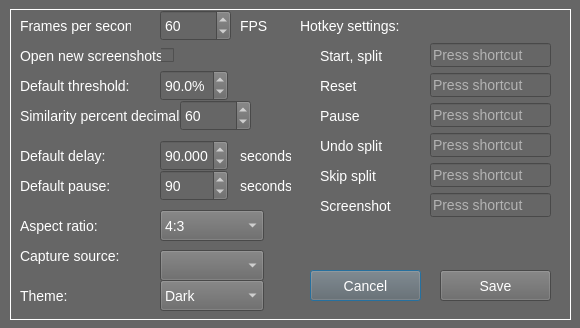
<?xml version="1.0" encoding="UTF-8"?>
<ui version="4.0">
 <class>Dialog</class>
 <widget class="QDialog" name="Dialog">
  <property name="geometry">
   <rect>
    <x>0</x>
    <y>0</y>
    <width>580</width>
    <height>328</height>
   </rect>
  </property>
  <property name="windowTitle">
   <string>Dialog</string>
  </property>
  <property name="styleSheet">
   <string notr="true">* {
    font-family: &quot;Gill Sans&quot;, sans;
    font-size: 14px;
    color: white;
    background-color: #666666
;
}
</string>
  </property>
  <widget class="QLabel" name="fps_label">
   <property name="geometry">
    <rect>
     <x>20</x>
     <y>10</y>
     <width>111</width>
     <height>31</height>
    </rect>
   </property>
   <property name="toolTip">
    <string>Read this many frames per second from video source</string>
   </property>
   <property name="styleSheet">
    <string notr="true">* {
	background-color: transparent;
}
</string>
   </property>
   <property name="text">
    <string>Frames per second:</string>
   </property>
  </widget>
  <widget class="QSpinBox" name="fps_spinbox">
   <property name="geometry">
    <rect>
     <x>160</x>
     <y>10</y>
     <width>71</width>
     <height>31</height>
    </rect>
   </property>
   <property name="toolTip">
    <string/>
   </property>
   <property name="minimum">
    <number>1</number>
   </property>
   <property name="maximum">
    <number>1000</number>
   </property>
   <property name="value">
    <number>60</number>
   </property>
  </widget>
  <widget class="QCheckBox" name="open_screenshots_checkbox">
   <property name="geometry">
    <rect>
     <x>160</x>
     <y>40</y>
     <width>61</width>
     <height>31</height>
    </rect>
   </property>
   <property name="toolTip">
    <string/>
   </property>
   <property name="text">
    <string/>
   </property>
  </widget>
  <widget class="QLabel" name="open_screenshots_label">
   <property name="geometry">
    <rect>
     <x>20</x>
     <y>40</y>
     <width>141</width>
     <height>31</height>
    </rect>
   </property>
   <property name="toolTip">
    <string>When enabled, opens screenshots with the system's default photo viewer</string>
   </property>
   <property name="text">
    <string>Open new screenshots:</string>
   </property>
  </widget>
  <widget class="QLabel" name="default_threshold_label">
   <property name="geometry">
    <rect>
     <x>20</x>
     <y>70</y>
     <width>161</width>
     <height>31</height>
    </rect>
   </property>
   <property name="toolTip">
    <string>Images must match at least this much to trigger a split, pause, etc.</string>
   </property>
   <property name="text">
    <string>Default threshold:</string>
   </property>
  </widget>
  <widget class="QDoubleSpinBox" name="default_threshold_double_spinbox">
   <property name="geometry">
    <rect>
     <x>160</x>
     <y>70</y>
     <width>68</width>
     <height>31</height>
    </rect>
   </property>
   <property name="toolTip">
    <string/>
   </property>
   <property name="suffix">
    <string>%</string>
   </property>
   <property name="decimals">
    <number>1</number>
   </property>
   <property name="minimum">
    <double>0.100000000000000</double>
   </property>
   <property name="singleStep">
    <double>0.100000000000000</double>
   </property>
   <property name="value">
    <double>90.000000000000000</double>
   </property>
  </widget>
  <widget class="QLabel" name="default_delay_label">
   <property name="geometry">
    <rect>
     <x>20</x>
     <y>140</y>
     <width>201</width>
     <height>31</height>
    </rect>
   </property>
   <property name="toolTip">
    <string>The default delay between the split threshold being reached and a split, pause, etc.</string>
   </property>
   <property name="text">
    <string>Default delay:</string>
   </property>
  </widget>
  <widget class="QDoubleSpinBox" name="default_delay_double_spinbox">
   <property name="geometry">
    <rect>
     <x>160</x>
     <y>140</y>
     <width>68</width>
     <height>31</height>
    </rect>
   </property>
   <property name="toolTip">
    <string/>
   </property>
   <property name="decimals">
    <number>3</number>
   </property>
   <property name="minimum">
    <double>0.000000000000000</double>
   </property>
   <property name="maximum">
    <double>10000000.000000000000000</double>
   </property>
   <property name="singleStep">
    <double>0.100000000000000</double>
   </property>
   <property name="value">
    <double>90.000000000000000</double>
   </property>
  </widget>
  <widget class="QLabel" name="default_delay_helper_label">
   <property name="geometry">
    <rect>
     <x>240</x>
     <y>140</y>
     <width>51</width>
     <height>31</height>
    </rect>
   </property>
   <property name="toolTip">
    <string/>
   </property>
   <property name="text">
    <string>seconds</string>
   </property>
  </widget>
  <widget class="QLabel" name="default_pause_label">
   <property name="geometry">
    <rect>
     <x>20</x>
     <y>170</y>
     <width>191</width>
     <height>31</height>
    </rect>
   </property>
   <property name="toolTip">
    <string>The default waiting period after a split and before starting to compare the next image. Set this setting higher to save CPU</string>
   </property>
   <property name="text">
    <string>Default pause:</string>
   </property>
  </widget>
  <widget class="QDoubleSpinBox" name="default_pause_double_spinbox">
   <property name="geometry">
    <rect>
     <x>160</x>
     <y>170</y>
     <width>68</width>
     <height>31</height>
    </rect>
   </property>
   <property name="toolTip">
    <string/>
   </property>
   <property name="decimals">
    <number>0</number>
   </property>
   <property name="minimum">
    <double>0.000000000000000</double>
   </property>
   <property name="maximum">
    <double>10000000.000000000000000</double>
   </property>
   <property name="singleStep">
    <double>1.000000000000000</double>
   </property>
   <property name="value">
    <double>90.000000000000000</double>
   </property>
  </widget>
  <widget class="QLabel" name="default_pause_helper_label">
   <property name="geometry">
    <rect>
     <x>240</x>
     <y>170</y>
     <width>51</width>
     <height>31</height>
    </rect>
   </property>
   <property name="toolTip">
    <string/>
   </property>
   <property name="text">
    <string>seconds</string>
   </property>
  </widget>
  <widget class="QLabel" name="hotkey_settings_label">
   <property name="geometry">
    <rect>
     <x>300</x>
     <y>10</y>
     <width>101</width>
     <height>31</height>
    </rect>
   </property>
   <property name="toolTip">
    <string/>
   </property>
   <property name="text">
    <string>Hotkey settings:</string>
   </property>
  </widget>
  <widget class="QKeySequenceEdit" name="start_split_hotkey_sequence_edit">
   <property name="geometry">
    <rect>
     <x>430</x>
     <y>40</y>
     <width>121</width>
     <height>31</height>
    </rect>
   </property>
  </widget>
  <widget class="QLabel" name="start_split_hotkey_label">
   <property name="geometry">
    <rect>
     <x>320</x>
     <y>40</y>
     <width>81</width>
     <height>31</height>
    </rect>
   </property>
   <property name="toolTip">
    <string/>
   </property>
   <property name="text">
    <string>Start, split</string>
   </property>
  </widget>
  <widget class="QLabel" name="reset_hotkey_label">
   <property name="geometry">
    <rect>
     <x>320</x>
     <y>70</y>
     <width>61</width>
     <height>31</height>
    </rect>
   </property>
   <property name="toolTip">
    <string/>
   </property>
   <property name="text">
    <string>Reset</string>
   </property>
  </widget>
  <widget class="QLabel" name="undo_split_hotkey_label">
   <property name="geometry">
    <rect>
     <x>320</x>
     <y>130</y>
     <width>81</width>
     <height>31</height>
    </rect>
   </property>
   <property name="toolTip">
    <string/>
   </property>
   <property name="text">
    <string>Undo split</string>
   </property>
  </widget>
  <widget class="QLabel" name="skip_split_hotkey_label">
   <property name="geometry">
    <rect>
     <x>320</x>
     <y>160</y>
     <width>71</width>
     <height>31</height>
    </rect>
   </property>
   <property name="toolTip">
    <string/>
   </property>
   <property name="text">
    <string>Skip split</string>
   </property>
  </widget>
  <widget class="QKeySequenceEdit" name="skip_split_hotkey_sequence_edit">
   <property name="geometry">
    <rect>
     <x>430</x>
     <y>160</y>
     <width>121</width>
     <height>31</height>
    </rect>
   </property>
  </widget>
  <widget class="QKeySequenceEdit" name="undo_split_hotkey_sequence_edit">
   <property name="geometry">
    <rect>
     <x>430</x>
     <y>130</y>
     <width>121</width>
     <height>31</height>
    </rect>
   </property>
  </widget>
  <widget class="QKeySequenceEdit" name="reset_hotkey_sequence_edit">
   <property name="geometry">
    <rect>
     <x>430</x>
     <y>70</y>
     <width>121</width>
     <height>31</height>
    </rect>
   </property>
  </widget>
  <widget class="QLabel" name="fps_helper_label">
   <property name="geometry">
    <rect>
     <x>240</x>
     <y>10</y>
     <width>51</width>
     <height>31</height>
    </rect>
   </property>
   <property name="toolTip">
    <string/>
   </property>
   <property name="styleSheet">
    <string notr="true">* {
	background-color: transparent;
}
</string>
   </property>
   <property name="text">
    <string>FPS</string>
   </property>
  </widget>
  <widget class="QFrame" name="border_helper_frame">
   <property name="geometry">
    <rect>
     <x>10</x>
     <y>9</y>
     <width>561</width>
     <height>311</height>
    </rect>
   </property>
   <property name="styleSheet">
    <string notr="true">* {
	background-color: transparent;
	border: 1px solid white;
}</string>
   </property>
   <property name="frameShape">
    <enum>QFrame::StyledPanel</enum>
   </property>
   <property name="frameShadow">
    <enum>QFrame::Raised</enum>
   </property>
  </widget>
  <widget class="QPushButton" name="cancel_button">
   <property name="geometry">
    <rect>
     <x>310</x>
     <y>270</y>
     <width>111</width>
     <height>31</height>
    </rect>
   </property>
   <property name="text">
    <string>Cancel</string>
   </property>
  </widget>
  <widget class="QPushButton" name="save_button">
   <property name="geometry">
    <rect>
     <x>440</x>
     <y>270</y>
     <width>111</width>
     <height>31</height>
    </rect>
   </property>
   <property name="text">
    <string>Save</string>
   </property>
  </widget>
  <widget class="QLabel" name="reset_hotkey_label_2">
   <property name="geometry">
    <rect>
     <x>320</x>
     <y>100</y>
     <width>61</width>
     <height>31</height>
    </rect>
   </property>
   <property name="toolTip">
    <string/>
   </property>
   <property name="text">
    <string>Pause</string>
   </property>
  </widget>
  <widget class="QKeySequenceEdit" name="reset_hotkey_sequence_edit_2">
   <property name="geometry">
    <rect>
     <x>430</x>
     <y>100</y>
     <width>121</width>
     <height>31</height>
    </rect>
   </property>
  </widget>
  <widget class="QComboBox" name="comboBox">
   <property name="geometry">
    <rect>
     <x>160</x>
     <y>210</y>
     <width>104</width>
     <height>31</height>
    </rect>
   </property>
   <item>
    <property name="text">
     <string>4:3</string>
    </property>
   </item>
   <item>
    <property name="text">
     <string>16:9</string>
    </property>
   </item>
  </widget>
  <widget class="QLabel" name="fps_label_2">
   <property name="geometry">
    <rect>
     <x>20</x>
     <y>210</y>
     <width>111</width>
     <height>31</height>
    </rect>
   </property>
   <property name="toolTip">
    <string>Read this many frames per second from video source</string>
   </property>
   <property name="styleSheet">
    <string notr="true">* {
	background-color: transparent;
}
</string>
   </property>
   <property name="text">
    <string>Aspect ratio:</string>
   </property>
  </widget>
  <widget class="QLabel" name="fps_label_3">
   <property name="geometry">
    <rect>
     <x>20</x>
     <y>240</y>
     <width>111</width>
     <height>31</height>
    </rect>
   </property>
   <property name="toolTip">
    <string>Read this many frames per second from video source</string>
   </property>
   <property name="styleSheet">
    <string notr="true">* {
	background-color: transparent;
}
</string>
   </property>
   <property name="text">
    <string>Capture source:</string>
   </property>
  </widget>
  <widget class="QComboBox" name="comboBox_2">
   <property name="geometry">
    <rect>
     <x>160</x>
     <y>250</y>
     <width>104</width>
     <height>31</height>
    </rect>
   </property>
  </widget>
  <widget class="QLabel" name="fps_label_4">
   <property name="geometry">
    <rect>
     <x>20</x>
     <y>100</y>
     <width>171</width>
     <height>31</height>
    </rect>
   </property>
   <property name="toolTip">
    <string>Read this many frames per second from video source</string>
   </property>
   <property name="styleSheet">
    <string notr="true">* {
	background-color: transparent;
}
</string>
   </property>
   <property name="text">
    <string>Similarity percent decimals:</string>
   </property>
  </widget>
  <widget class="QSpinBox" name="fps_spinbox_2">
   <property name="geometry">
    <rect>
     <x>180</x>
     <y>100</y>
     <width>71</width>
     <height>31</height>
    </rect>
   </property>
   <property name="toolTip">
    <string/>
   </property>
   <property name="minimum">
    <number>1</number>
   </property>
   <property name="maximum">
    <number>1000</number>
   </property>
   <property name="value">
    <number>60</number>
   </property>
  </widget>
  <widget class="QLabel" name="fps_label_5">
   <property name="geometry">
    <rect>
     <x>20</x>
     <y>280</y>
     <width>51</width>
     <height>31</height>
    </rect>
   </property>
   <property name="toolTip">
    <string>Read this many frames per second from video source</string>
   </property>
   <property name="styleSheet">
    <string notr="true">* {
	background-color: transparent;
}
</string>
   </property>
   <property name="text">
    <string>Theme:</string>
   </property>
  </widget>
  <widget class="QComboBox" name="comboBox_3">
   <property name="geometry">
    <rect>
     <x>160</x>
     <y>280</y>
     <width>104</width>
     <height>31</height>
    </rect>
   </property>
   <item>
    <property name="text">
     <string>Dark</string>
    </property>
   </item>
   <item>
    <property name="text">
     <string>Light</string>
    </property>
   </item>
   <item>
    <property name="text">
     <string>System</string>
    </property>
   </item>
  </widget>
  <widget class="QLabel" name="fps_label_6">
   <property name="geometry">
    <rect>
     <x>320</x>
     <y>190</y>
     <width>121</width>
     <height>31</height>
    </rect>
   </property>
   <property name="toolTip">
    <string>Read this many frames per second from video source</string>
   </property>
   <property name="styleSheet">
    <string notr="true">* {
	background-color: transparent;
}
</string>
   </property>
   <property name="text">
    <string>Screenshot</string>
   </property>
  </widget>
  <widget class="QKeySequenceEdit" name="skip_split_hotkey_sequence_edit_2">
   <property name="geometry">
    <rect>
     <x>430</x>
     <y>190</y>
     <width>121</width>
     <height>31</height>
    </rect>
   </property>
  </widget>
  <zorder>border_helper_frame</zorder>
  <zorder>fps_label</zorder>
  <zorder>fps_spinbox</zorder>
  <zorder>open_screenshots_checkbox</zorder>
  <zorder>open_screenshots_label</zorder>
  <zorder>default_threshold_label</zorder>
  <zorder>default_threshold_double_spinbox</zorder>
  <zorder>default_delay_label</zorder>
  <zorder>default_delay_double_spinbox</zorder>
  <zorder>default_delay_helper_label</zorder>
  <zorder>default_pause_label</zorder>
  <zorder>default_pause_double_spinbox</zorder>
  <zorder>default_pause_helper_label</zorder>
  <zorder>hotkey_settings_label</zorder>
  <zorder>start_split_hotkey_sequence_edit</zorder>
  <zorder>start_split_hotkey_label</zorder>
  <zorder>reset_hotkey_label</zorder>
  <zorder>undo_split_hotkey_label</zorder>
  <zorder>skip_split_hotkey_label</zorder>
  <zorder>skip_split_hotkey_sequence_edit</zorder>
  <zorder>undo_split_hotkey_sequence_edit</zorder>
  <zorder>reset_hotkey_sequence_edit</zorder>
  <zorder>fps_helper_label</zorder>
  <zorder>cancel_button</zorder>
  <zorder>save_button</zorder>
  <zorder>reset_hotkey_label_2</zorder>
  <zorder>reset_hotkey_sequence_edit_2</zorder>
  <zorder>comboBox</zorder>
  <zorder>fps_label_2</zorder>
  <zorder>fps_label_3</zorder>
  <zorder>comboBox_2</zorder>
  <zorder>fps_label_4</zorder>
  <zorder>fps_spinbox_2</zorder>
  <zorder>fps_label_5</zorder>
  <zorder>comboBox_3</zorder>
  <zorder>fps_label_6</zorder>
  <zorder>skip_split_hotkey_sequence_edit_2</zorder>
 </widget>
 <resources/>
 <connections/>
</ui>
